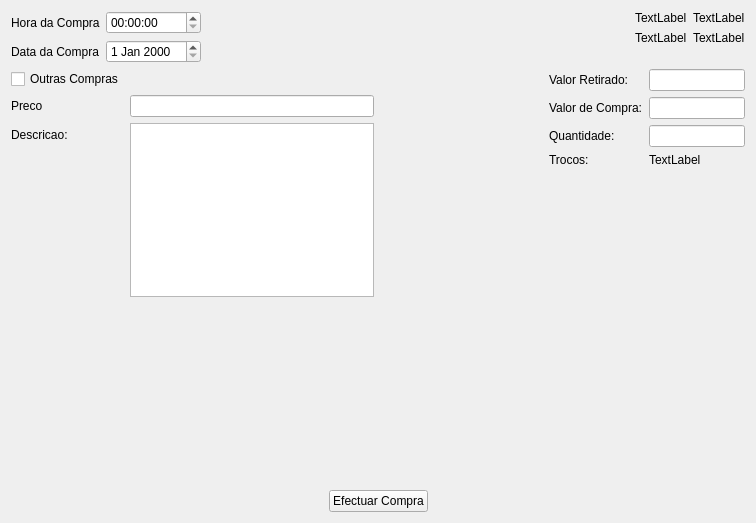
<?xml version="1.0" encoding="UTF-8"?>
<ui version="4.0">
 <class>AreaCompras</class>
 <widget class="QWidget" name="AreaCompras">
  <property name="geometry">
   <rect>
    <x>0</x>
    <y>0</y>
    <width>756</width>
    <height>523</height>
   </rect>
  </property>
  <property name="windowTitle">
   <string>Form</string>
  </property>
  <property name="styleSheet">
   <string notr="true">#centralWidget {
border-image: url(:/sgcimage/Beachfront_(image_by_Ray_Bilcliff).jpg); }


</string>
  </property>
  <layout class="QVBoxLayout" name="verticalLayout">
   <item>
    <layout class="QHBoxLayout" name="horizontalLayout">
     <item>
      <layout class="QFormLayout" name="formLayout_2">
       <property name="leftMargin">
        <number>0</number>
       </property>
       <item row="1" column="0">
        <widget class="QLabel" name="label_5">
         <property name="text">
          <string>Hora da Compra</string>
         </property>
        </widget>
       </item>
       <item row="1" column="1">
        <widget class="QTimeEdit" name="timeEdit"/>
       </item>
       <item row="3" column="0">
        <widget class="QLabel" name="label_6">
         <property name="text">
          <string>Data da Compra</string>
         </property>
        </widget>
       </item>
       <item row="3" column="1">
        <widget class="QDateEdit" name="dateEdit"/>
       </item>
      </layout>
     </item>
     <item>
      <spacer name="horizontalSpacer">
       <property name="orientation">
        <enum>Qt::Horizontal</enum>
       </property>
       <property name="sizeHint" stdset="0">
        <size>
         <width>40</width>
         <height>20</height>
        </size>
       </property>
      </spacer>
     </item>
     <item>
      <layout class="QFormLayout" name="formLayout">
       <item row="0" column="0">
        <widget class="QLabel" name="label">
         <property name="text">
          <string>TextLabel</string>
         </property>
        </widget>
       </item>
       <item row="0" column="1">
        <widget class="QLabel" name="label_2">
         <property name="text">
          <string>TextLabel</string>
         </property>
        </widget>
       </item>
       <item row="1" column="0">
        <widget class="QLabel" name="label_3">
         <property name="text">
          <string>TextLabel</string>
         </property>
        </widget>
       </item>
       <item row="1" column="1">
        <widget class="QLabel" name="label_4">
         <property name="text">
          <string>TextLabel</string>
         </property>
        </widget>
       </item>
      </layout>
     </item>
    </layout>
   </item>
   <item>
    <layout class="QHBoxLayout" name="horizontalLayout_2">
     <property name="bottomMargin">
      <number>0</number>
     </property>
     <item>
      <layout class="QHBoxLayout" name="horizontalLayout_3">
       <property name="leftMargin">
        <number>0</number>
       </property>
       <item>
        <layout class="QFormLayout" name="formLayout_5">
         <property name="leftMargin">
          <number>0</number>
         </property>
         <property name="topMargin">
          <number>0</number>
         </property>
         <item row="2" column="0">
          <widget class="QCheckBox" name="checkBox">
           <property name="text">
            <string>Outras Compras</string>
           </property>
          </widget>
         </item>
         <item row="3" column="0">
          <widget class="QLabel" name="label_12">
           <property name="text">
            <string>Preco</string>
           </property>
          </widget>
         </item>
         <item row="3" column="1">
          <widget class="QLineEdit" name="lineEdit_4"/>
         </item>
         <item row="5" column="0">
          <widget class="QLabel" name="label_13">
           <property name="text">
            <string>Descricao:</string>
           </property>
          </widget>
         </item>
         <item row="6" column="1">
          <spacer name="verticalSpacer_21">
           <property name="orientation">
            <enum>Qt::Vertical</enum>
           </property>
           <property name="sizeHint" stdset="0">
            <size>
             <width>20</width>
             <height>40</height>
            </size>
           </property>
          </spacer>
         </item>
         <item row="7" column="1">
          <spacer name="verticalSpacer_24">
           <property name="orientation">
            <enum>Qt::Vertical</enum>
           </property>
           <property name="sizeHint" stdset="0">
            <size>
             <width>20</width>
             <height>40</height>
            </size>
           </property>
          </spacer>
         </item>
         <item row="8" column="1">
          <spacer name="verticalSpacer_23">
           <property name="orientation">
            <enum>Qt::Vertical</enum>
           </property>
           <property name="sizeHint" stdset="0">
            <size>
             <width>20</width>
             <height>40</height>
            </size>
           </property>
          </spacer>
         </item>
         <item row="9" column="1">
          <spacer name="verticalSpacer_16">
           <property name="orientation">
            <enum>Qt::Vertical</enum>
           </property>
           <property name="sizeHint" stdset="0">
            <size>
             <width>20</width>
             <height>40</height>
            </size>
           </property>
          </spacer>
         </item>
         <item row="10" column="1">
          <spacer name="verticalSpacer_15">
           <property name="orientation">
            <enum>Qt::Vertical</enum>
           </property>
           <property name="sizeHint" stdset="0">
            <size>
             <width>20</width>
             <height>40</height>
            </size>
           </property>
          </spacer>
         </item>
         <item row="11" column="1">
          <spacer name="verticalSpacer_14">
           <property name="orientation">
            <enum>Qt::Vertical</enum>
           </property>
           <property name="sizeHint" stdset="0">
            <size>
             <width>20</width>
             <height>40</height>
            </size>
           </property>
          </spacer>
         </item>
         <item row="5" column="1">
          <widget class="QTextEdit" name="textEdit"/>
         </item>
        </layout>
       </item>
      </layout>
     </item>
     <item>
      <spacer name="horizontalSpacer_7">
       <property name="orientation">
        <enum>Qt::Horizontal</enum>
       </property>
       <property name="sizeHint" stdset="0">
        <size>
         <width>40</width>
         <height>20</height>
        </size>
       </property>
      </spacer>
     </item>
     <item>
      <spacer name="horizontalSpacer_6">
       <property name="orientation">
        <enum>Qt::Horizontal</enum>
       </property>
       <property name="sizeHint" stdset="0">
        <size>
         <width>40</width>
         <height>20</height>
        </size>
       </property>
      </spacer>
     </item>
     <item>
      <spacer name="horizontalSpacer_5">
       <property name="orientation">
        <enum>Qt::Horizontal</enum>
       </property>
       <property name="sizeHint" stdset="0">
        <size>
         <width>40</width>
         <height>20</height>
        </size>
       </property>
      </spacer>
     </item>
     <item>
      <spacer name="horizontalSpacer_4">
       <property name="orientation">
        <enum>Qt::Horizontal</enum>
       </property>
       <property name="sizeHint" stdset="0">
        <size>
         <width>40</width>
         <height>20</height>
        </size>
       </property>
      </spacer>
     </item>
     <item>
      <spacer name="horizontalSpacer_3">
       <property name="orientation">
        <enum>Qt::Horizontal</enum>
       </property>
       <property name="sizeHint" stdset="0">
        <size>
         <width>40</width>
         <height>20</height>
        </size>
       </property>
      </spacer>
     </item>
     <item>
      <spacer name="horizontalSpacer_2">
       <property name="orientation">
        <enum>Qt::Horizontal</enum>
       </property>
       <property name="sizeHint" stdset="0">
        <size>
         <width>40</width>
         <height>20</height>
        </size>
       </property>
      </spacer>
     </item>
     <item>
      <layout class="QFormLayout" name="formLayout_3">
       <property name="bottomMargin">
        <number>0</number>
       </property>
       <item row="1" column="1">
        <widget class="QLineEdit" name="lineEdit"/>
       </item>
       <item row="4" column="0">
        <widget class="QLabel" name="label_8">
         <property name="text">
          <string>Valor de Compra:</string>
         </property>
        </widget>
       </item>
       <item row="4" column="1">
        <widget class="QLineEdit" name="lineEdit_2"/>
       </item>
       <item row="5" column="0">
        <widget class="QLabel" name="label_9">
         <property name="text">
          <string>Quantidade:</string>
         </property>
        </widget>
       </item>
       <item row="5" column="1">
        <widget class="QLineEdit" name="lineEdit_3"/>
       </item>
       <item row="6" column="0">
        <widget class="QLabel" name="label_10">
         <property name="text">
          <string>Trocos:</string>
         </property>
        </widget>
       </item>
       <item row="6" column="1">
        <widget class="QLabel" name="label_11">
         <property name="text">
          <string>TextLabel</string>
         </property>
        </widget>
       </item>
       <item row="1" column="0">
        <widget class="QLabel" name="label_7">
         <property name="text">
          <string>Valor Retirado:</string>
         </property>
        </widget>
       </item>
      </layout>
     </item>
    </layout>
   </item>
   <item>
    <spacer name="verticalSpacer_28">
     <property name="orientation">
      <enum>Qt::Vertical</enum>
     </property>
     <property name="sizeHint" stdset="0">
      <size>
       <width>20</width>
       <height>40</height>
      </size>
     </property>
    </spacer>
   </item>
   <item>
    <spacer name="verticalSpacer_38">
     <property name="orientation">
      <enum>Qt::Vertical</enum>
     </property>
     <property name="sizeHint" stdset="0">
      <size>
       <width>20</width>
       <height>40</height>
      </size>
     </property>
    </spacer>
   </item>
   <item>
    <spacer name="verticalSpacer_10">
     <property name="orientation">
      <enum>Qt::Vertical</enum>
     </property>
     <property name="sizeHint" stdset="0">
      <size>
       <width>20</width>
       <height>40</height>
      </size>
     </property>
    </spacer>
   </item>
   <item>
    <spacer name="verticalSpacer_22">
     <property name="orientation">
      <enum>Qt::Vertical</enum>
     </property>
     <property name="sizeHint" stdset="0">
      <size>
       <width>20</width>
       <height>40</height>
      </size>
     </property>
    </spacer>
   </item>
   <item>
    <spacer name="verticalSpacer_36">
     <property name="orientation">
      <enum>Qt::Vertical</enum>
     </property>
     <property name="sizeHint" stdset="0">
      <size>
       <width>20</width>
       <height>40</height>
      </size>
     </property>
    </spacer>
   </item>
   <item>
    <spacer name="verticalSpacer_37">
     <property name="orientation">
      <enum>Qt::Vertical</enum>
     </property>
     <property name="sizeHint" stdset="0">
      <size>
       <width>20</width>
       <height>40</height>
      </size>
     </property>
    </spacer>
   </item>
   <item>
    <spacer name="verticalSpacer_35">
     <property name="orientation">
      <enum>Qt::Vertical</enum>
     </property>
     <property name="sizeHint" stdset="0">
      <size>
       <width>20</width>
       <height>40</height>
      </size>
     </property>
    </spacer>
   </item>
   <item>
    <spacer name="verticalSpacer_31">
     <property name="orientation">
      <enum>Qt::Vertical</enum>
     </property>
     <property name="sizeHint" stdset="0">
      <size>
       <width>20</width>
       <height>40</height>
      </size>
     </property>
    </spacer>
   </item>
   <item>
    <spacer name="verticalSpacer_19">
     <property name="orientation">
      <enum>Qt::Vertical</enum>
     </property>
     <property name="sizeHint" stdset="0">
      <size>
       <width>20</width>
       <height>40</height>
      </size>
     </property>
    </spacer>
   </item>
   <item>
    <spacer name="verticalSpacer_39">
     <property name="orientation">
      <enum>Qt::Vertical</enum>
     </property>
     <property name="sizeHint" stdset="0">
      <size>
       <width>20</width>
       <height>40</height>
      </size>
     </property>
    </spacer>
   </item>
   <item>
    <spacer name="verticalSpacer_20">
     <property name="orientation">
      <enum>Qt::Vertical</enum>
     </property>
     <property name="sizeHint" stdset="0">
      <size>
       <width>20</width>
       <height>40</height>
      </size>
     </property>
    </spacer>
   </item>
   <item>
    <spacer name="verticalSpacer_29">
     <property name="orientation">
      <enum>Qt::Vertical</enum>
     </property>
     <property name="sizeHint" stdset="0">
      <size>
       <width>20</width>
       <height>40</height>
      </size>
     </property>
    </spacer>
   </item>
   <item>
    <spacer name="verticalSpacer_34">
     <property name="orientation">
      <enum>Qt::Vertical</enum>
     </property>
     <property name="sizeHint" stdset="0">
      <size>
       <width>20</width>
       <height>40</height>
      </size>
     </property>
    </spacer>
   </item>
   <item>
    <spacer name="verticalSpacer_32">
     <property name="orientation">
      <enum>Qt::Vertical</enum>
     </property>
     <property name="sizeHint" stdset="0">
      <size>
       <width>20</width>
       <height>40</height>
      </size>
     </property>
    </spacer>
   </item>
   <item>
    <spacer name="verticalSpacer_33">
     <property name="orientation">
      <enum>Qt::Vertical</enum>
     </property>
     <property name="sizeHint" stdset="0">
      <size>
       <width>20</width>
       <height>40</height>
      </size>
     </property>
    </spacer>
   </item>
   <item>
    <spacer name="verticalSpacer_11">
     <property name="orientation">
      <enum>Qt::Vertical</enum>
     </property>
     <property name="sizeHint" stdset="0">
      <size>
       <width>20</width>
       <height>40</height>
      </size>
     </property>
    </spacer>
   </item>
   <item>
    <spacer name="verticalSpacer_30">
     <property name="orientation">
      <enum>Qt::Vertical</enum>
     </property>
     <property name="sizeHint" stdset="0">
      <size>
       <width>20</width>
       <height>40</height>
      </size>
     </property>
    </spacer>
   </item>
   <item>
    <spacer name="verticalSpacer_17">
     <property name="orientation">
      <enum>Qt::Vertical</enum>
     </property>
     <property name="sizeHint" stdset="0">
      <size>
       <width>20</width>
       <height>40</height>
      </size>
     </property>
    </spacer>
   </item>
   <item>
    <spacer name="verticalSpacer_12">
     <property name="orientation">
      <enum>Qt::Vertical</enum>
     </property>
     <property name="sizeHint" stdset="0">
      <size>
       <width>20</width>
       <height>40</height>
      </size>
     </property>
    </spacer>
   </item>
   <item>
    <spacer name="verticalSpacer_13">
     <property name="orientation">
      <enum>Qt::Vertical</enum>
     </property>
     <property name="sizeHint" stdset="0">
      <size>
       <width>20</width>
       <height>40</height>
      </size>
     </property>
    </spacer>
   </item>
   <item>
    <spacer name="verticalSpacer_18">
     <property name="orientation">
      <enum>Qt::Vertical</enum>
     </property>
     <property name="sizeHint" stdset="0">
      <size>
       <width>20</width>
       <height>40</height>
      </size>
     </property>
    </spacer>
   </item>
   <item>
    <spacer name="verticalSpacer_9">
     <property name="orientation">
      <enum>Qt::Vertical</enum>
     </property>
     <property name="sizeHint" stdset="0">
      <size>
       <width>100</width>
       <height>110</height>
      </size>
     </property>
    </spacer>
   </item>
   <item>
    <spacer name="verticalSpacer_6">
     <property name="orientation">
      <enum>Qt::Vertical</enum>
     </property>
     <property name="sizeHint" stdset="0">
      <size>
       <width>20</width>
       <height>40</height>
      </size>
     </property>
    </spacer>
   </item>
   <item>
    <spacer name="verticalSpacer_7">
     <property name="orientation">
      <enum>Qt::Vertical</enum>
     </property>
     <property name="sizeHint" stdset="0">
      <size>
       <width>20</width>
       <height>40</height>
      </size>
     </property>
    </spacer>
   </item>
   <item>
    <spacer name="verticalSpacer_8">
     <property name="orientation">
      <enum>Qt::Vertical</enum>
     </property>
     <property name="sizeHint" stdset="0">
      <size>
       <width>20</width>
       <height>40</height>
      </size>
     </property>
    </spacer>
   </item>
   <item>
    <layout class="QHBoxLayout" name="horizontalLayout_4">
     <property name="topMargin">
      <number>20</number>
     </property>
     <item>
      <spacer name="horizontalSpacer_8">
       <property name="orientation">
        <enum>Qt::Horizontal</enum>
       </property>
       <property name="sizeHint" stdset="0">
        <size>
         <width>40</width>
         <height>20</height>
        </size>
       </property>
      </spacer>
     </item>
     <item>
      <widget class="QPushButton" name="pushButton">
       <property name="text">
        <string>Efectuar Compra</string>
       </property>
      </widget>
     </item>
     <item>
      <spacer name="horizontalSpacer_9">
       <property name="orientation">
        <enum>Qt::Horizontal</enum>
       </property>
       <property name="sizeHint" stdset="0">
        <size>
         <width>40</width>
         <height>20</height>
        </size>
       </property>
      </spacer>
     </item>
    </layout>
   </item>
   <item>
    <spacer name="verticalSpacer_5">
     <property name="orientation">
      <enum>Qt::Vertical</enum>
     </property>
     <property name="sizeHint" stdset="0">
      <size>
       <width>20</width>
       <height>40</height>
      </size>
     </property>
    </spacer>
   </item>
   <item>
    <spacer name="verticalSpacer_4">
     <property name="orientation">
      <enum>Qt::Vertical</enum>
     </property>
     <property name="sizeHint" stdset="0">
      <size>
       <width>20</width>
       <height>40</height>
      </size>
     </property>
    </spacer>
   </item>
   <item>
    <spacer name="verticalSpacer_3">
     <property name="orientation">
      <enum>Qt::Vertical</enum>
     </property>
     <property name="sizeHint" stdset="0">
      <size>
       <width>20</width>
       <height>40</height>
      </size>
     </property>
    </spacer>
   </item>
   <item>
    <spacer name="verticalSpacer">
     <property name="orientation">
      <enum>Qt::Vertical</enum>
     </property>
     <property name="sizeHint" stdset="0">
      <size>
       <width>20</width>
       <height>40</height>
      </size>
     </property>
    </spacer>
   </item>
   <item>
    <spacer name="verticalSpacer_2">
     <property name="orientation">
      <enum>Qt::Vertical</enum>
     </property>
     <property name="sizeHint" stdset="0">
      <size>
       <width>20</width>
       <height>40</height>
      </size>
     </property>
    </spacer>
   </item>
  </layout>
 </widget>
 <resources/>
 <connections/>
</ui>
